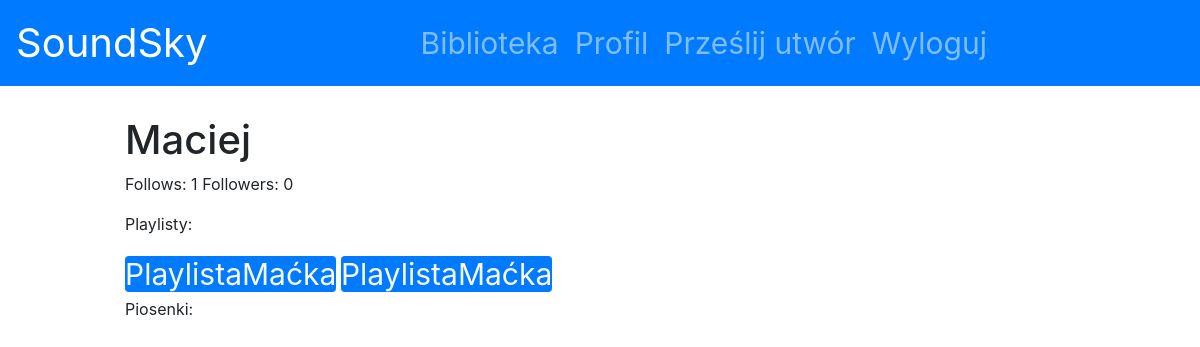
Page /Profile (signed in) on the earlier database version.
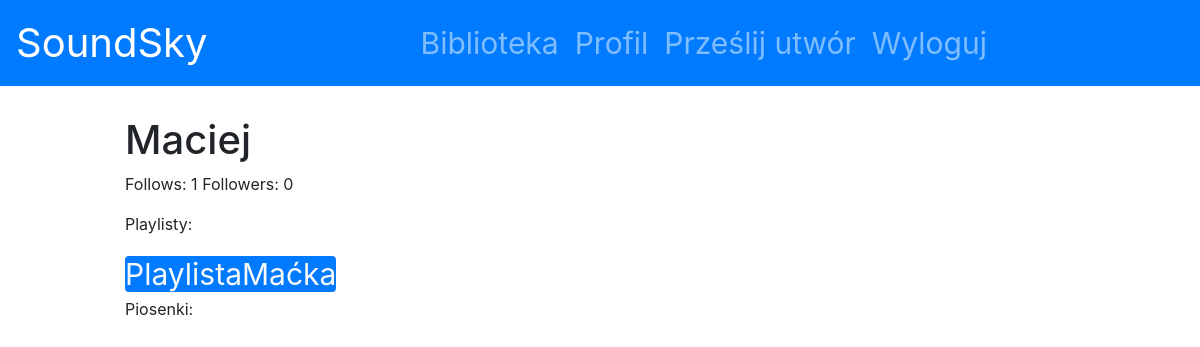
Same page on the later database version.
### SoundSky/models.py (models this page shows, shortened)
class Playlist(models.Model):
    id = models.AutoField(primary_key=True)
    name = models.CharField(max_length=100)
    user = models.ForeignKey(User, on_delete=models.CASCADE)
    songs = models.ManyToManyField(Song)
    def get_absolute_url(self):
        return reverse("Playlist", kwargs={"playlist_id": self.id})
    class Meta:
        verbose_name_plural = "Playlists"

### SoundSky/views.py (the view)
# urls.py: path('Profile', Profile, name = "Profile"),
@login_required
def Profile(request):
    user = request.user
    follows = Follows.objects.get(user_that_follows=request.user)
    followers = Followers.objects.get(user_being_followed=user)
    follower_count = followers.followers.count()
    songs = Song.objects.filter(user=user)
    playlists = Playlist.objects.filter(user=user)
    following_count = follows.users_being_followed.count()
    ctx = {
        'User': user,
        'Followers': follower_count,
        'Following': following_count,
        'Playlists': playlists,
        'Songs': songs
    }
    return render(request, 'SoundSky/user_page.html', ctx)

### SoundSky/templates/SoundSky/user_page.html (shortened to what this page needs)
{% extends "SoundSky/main_page.html" %}
{% block content %}
    <div class="container">
        <div class="row">
            <div class="col-md-20 offset-md-1">
                <h1>{{ User.username }}</h1>
                <p class="bigger-font">Follows: {{ Following }} Followers: {{ Followers }}</p>
                <p class="bigger-font">Playlisty:</p>
                {% for pl in Playlists %}
                    <a class="inside bg-primary rounded text-light bigger-font" href="{{pl.get_absolute_url}}">{{pl.name}}</a>
                {% endfor %}
                <p class="bigger-font">Piosenki:</p>
            </div>
        </div>
    </div>
{% endblock %}

Differences in the rows shown:
removed Playlist: name "PlaylistaMaćka"
